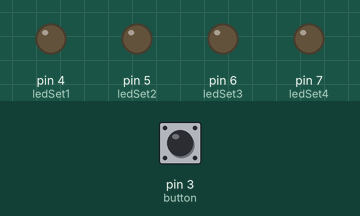
Recording of a sketch running on a simulated Arduino Uno, built with avr-gcc and run on an emulated ATmega328P. Shown: output pins drawn as LEDs (lit = HIGH). The inputs (shaded band) are chosen by the test bench; at power-on: pin 3 (button) LOW. Random numbers use the default seed unless the sketch sets one.

Above: at 1.2 s.
1.3 s: pin 3 (button) pulled HIGH for 3.2 s
At 1.6 s:
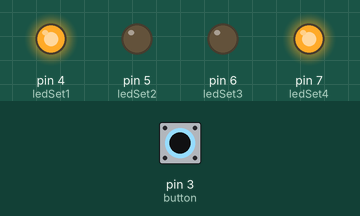
6.8 s: pin 3 (button) pulled HIGH for 3.2 s
At 9.7 s:
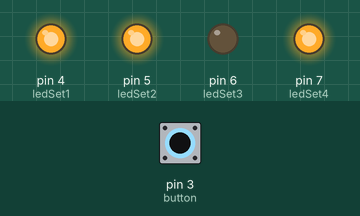
12.3 s: pin 3 (button) pulled HIGH for 0.15 s
At 13.6 s:
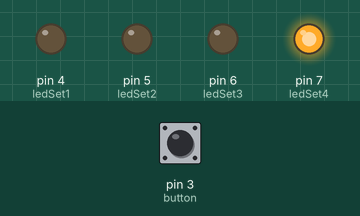
15.4 s: pin 3 (button) pulled HIGH for 1 s
At 18.6 s:
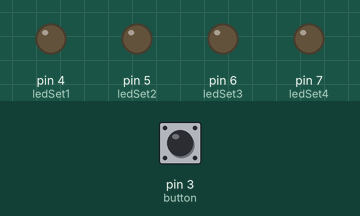
18.9 s: pin 3 (button) pulled HIGH for 3.2 s
At 21.3 s:
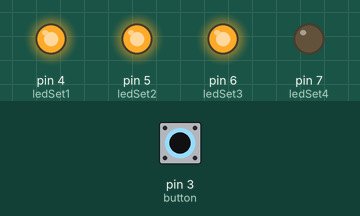
Timing chart, 0 to 24.4 s (numbered marks = the images above; inputs shaded):
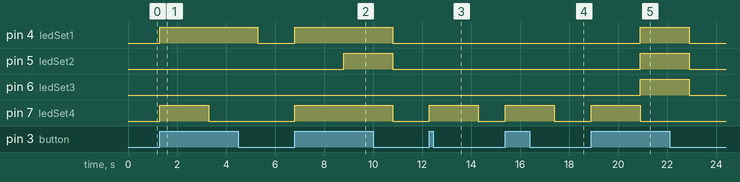

The sketch:

DiceGame.ino
```cpp
#define button 3
#define ledSet1 4
#define ledSet2 5
#define ledSet3 6
#define ledSet4 7

//buttonState will determine if the button is on or off
int buttonState;

int roll;

//time is a value measured in milliseconds
int time = 2000;


void setup()
{
	Serial.begin(9600);
	pinMode(ledSet1, OUTPUT);
	pinMode(ledSet2, OUTPUT);
	pinMode(ledSet3, OUTPUT);
	pinMode(ledSet4, OUTPUT);
	pinMode(button, INPUT);
	randomSeed(analogRead(0));


}


void loop()
{
	buttonState = digitalRead(button);

	if (buttonState == HIGH) {

		roll = random(1, 7);

		if (roll == 1) {
			digitalWrite(ledSet4, HIGH);
		}

		if (roll == 2) {
			digitalWrite(ledSet1, HIGH);
		}

		if (roll == 3) {
			digitalWrite(ledSet1, HIGH);
			digitalWrite(ledSet4, HIGH);
		}
		if (roll == 4) {
			digitalWrite(ledSet1, HIGH);
			digitalWrite(ledSet2, HIGH);
		}

		if (roll == 5) {
			digitalWrite(ledSet4, HIGH);
			digitalWrite(ledSet1, HIGH);
			digitalWrite(ledSet2, HIGH);
		}

		if (roll == 6) {
			digitalWrite(ledSet1, HIGH);
			digitalWrite(ledSet2, HIGH);
			digitalWrite(ledSet3, HIGH);
		}
		else {

		}

		delay(time);
	}

	digitalWrite(ledSet1, LOW);
	digitalWrite(ledSet2, LOW);
	digitalWrite(ledSet3, LOW);
	digitalWrite(ledSet4, LOW);
}
```

Measured:
- after the input at 1.3 s, pin 4 (ledSet1): LOW → HIGH at once, → LOW 4.0 s later; pin 7 (ledSet4): LOW → HIGH at once, → LOW 2.0 s later
- after the input at 6.8 s, pin 4 (ledSet1), pin 7 (ledSet4): LOW → HIGH at once, → LOW 4.0 s later; pin 5 (ledSet2): LOW → HIGH after 2.0 s, → LOW 2.0 s later
- after the input at 12.3 s, pin 7 (ledSet4): LOW → HIGH at once, → LOW 2.0 s later
- after the input at 15.4 s, pin 7 (ledSet4): LOW → HIGH at once, → LOW 2.0 s later
- after the input at 18.9 s, pin 4 (ledSet1), pin 5 (ledSet2), pin 6 (ledSet3): LOW → HIGH after 2.0 s, → LOW 2.0 s later; pin 7 (ledSet4): LOW → HIGH at once, → LOW 2.0 s later
